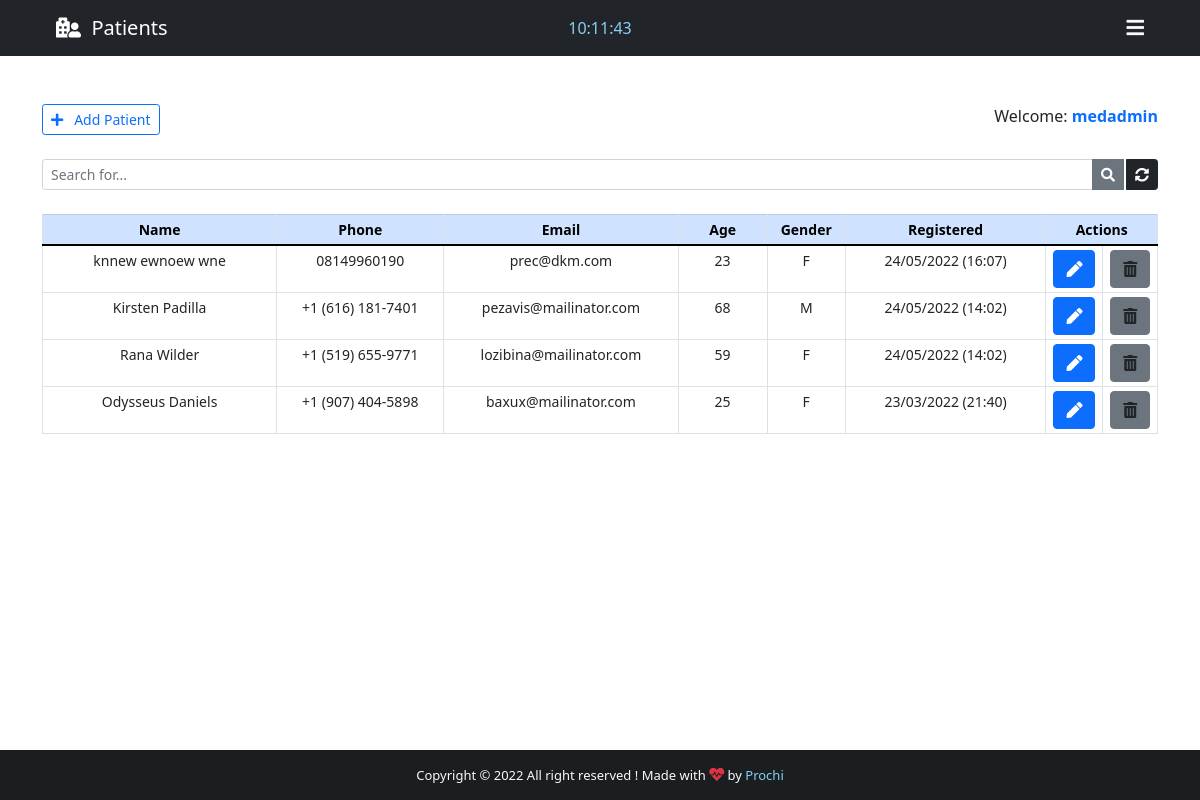
The page /backend/ (signed in) on the database as committed earlier.
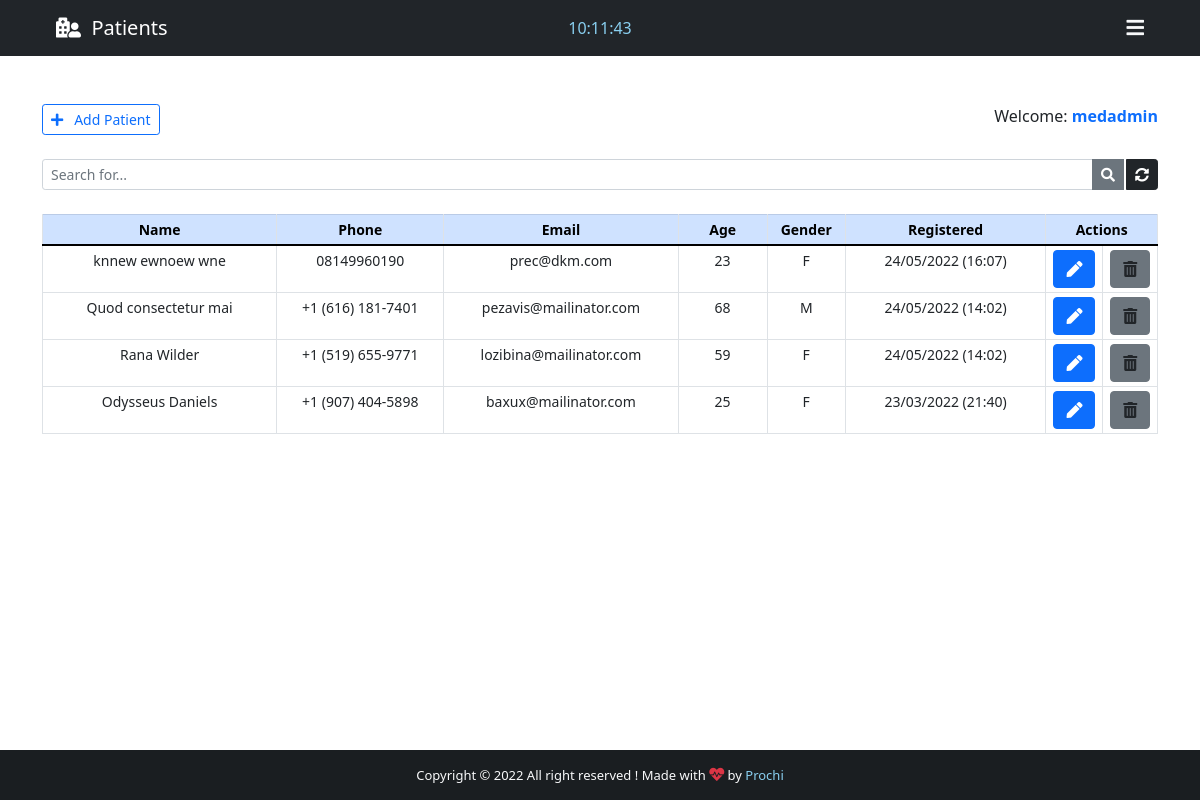
The same page on the database as committed later.
### base/models.py (models this page shows, shortened)
class Patient(models.Model):
    GENDER = (
        ('M', 'M'),
        ('F', 'F')
    )
    id = models.IntegerField(primary_key=True)
    name = models.CharField(max_length=40)
    phone = models.CharField(max_length=20)
    email = models.CharField(max_length=40)
    age = models.CharField(max_length=3)
    gender = models.CharField(max_length=1, null=True, choices=GENDER)
    note = models.TextField(blank=True)
    created_at = models.DateTimeField(auto_now_add=True)

### base/views.py (the view)
# urls.py: path('backend/', views.backend, name="backend"),
@cache_control(no_cache=True, must_revalidate=True, no_store=True)
@login_required(login_url='login')
def backend(request):
    if 'q' in request.GET:
        q = request.GET['q']
        all_patient_list = Patient.objects.filter(
            Q(name__icontains=q) | Q(phone__icontains=q) | Q(email__icontains=q) | Q(age__icontains=q) | Q(gender__icontains=q) | Q(note__icontains=q)
        ).order_by('-created_at')
    else:
        all_patient_list = Patient.objects.all().order_by('-created_at')
    paginator = Paginator(all_patient_list, 5)
    page = request.GET.get('page')
    all_patient = paginator.get_page(page)
    return render(request, "base/backend.html", {"patients":all_patient})

### base/templates/base/backend.html (shortened to what this page needs)
{% extends 'main.html' %}
{% block nav-content %}
<i class="fas fa-hospital-user"></i>&nbsp;&nbsp;Patients
{% endblock nav-content %}
{% block time %}
<div class="col-sm">
    <center>
        <span id="clock" style="color: #89cff0;"></span>
    </center>
</div>
{% endblock time %}
{% block btn-nav %}
<div class="text-light" id="sidebar" data-bs-toggle="offcanvas" data-bs-target="#offcanvasRight" aria-controls="offcanvasRight">
    <i class="fas fa-bars"></i>
</div>
{% endblock btn-nav %}
{% block footer %} style="color: #89cff0; text-decoration: none;"{% endblock footer %}
{% block content %}
<div class="container">
    <br><br>
    <div class="d-flex justify-content-between">
        <a href="{% url 'add_patient' %}" id="Btn-add-desktop" class="btn btn-outline-primary btn-sm txt-sm" id="add-patient">
            <i class="fas fa-plus"></i>&nbsp;&nbsp; Add Patient
        </a>
        <span class="welcome">
            Welcome: <strong><span class="text-primary">{{ user.get_username }}</span></strong>
        </span>
    </div>
    <form action="" method="GET">
        <div class="input-group input-group-sm mb-3 mt-4">
            <input type="text" name="q" class="form-control" placeholder="Search for..." value="{{ request.GET.q }}">
            <button class="btn btn-secondary"><i class="fas fa-search"></i></button>
            <a href="{% url 'backend' %}" class="btn btn-dark" style="margin-left: 2px;"><i
                    class="fas fa-sync-alt"></i></a>
        </div>
    </form>
    <center>
        <table class="table table-bordered table-sm mt-4" style="text-align: center; font-size: 14px;">
            <thead class="table-primary">
                <tr>
                    <th style="width: 21%">Name</th>
                    <th style="width: 15%">Phone</th>
                    <th style="width: 21%">Email</th>
                    <th style="width: 8%">Age</th>
                    <th style="width: 7%">Gender</th>
                    <th style="width: 18%">Registered</th>
                    {% if request.user.is_superuser %}
                    <th style="width: 10%" colspan="2">Actions</th>
                    {% else %}
                    <th style="width: 10%" colspan="2">Edit Patient</th>
                    {% endif %}
                </tr>
            </thead>
            {% for patient in patients %}
            <tr class="txt-sm" id="chk_td">
                <td data-label="Name" id="top-table">{{ patient.name }}</td>
                <td data-label="Phone" id="reponsive-border">{{ patient.phone }}</td>
                <td data-label="Email" id="reponsive-border">{{ patient.email }}</td>
                <td data-label="Age" id="reponsive-border">{{ patient.age }}</td>
                <td data-label="Gender" id="reponsive-border">{{ patient.gender }}</td>
                <td data-label="Registered" id="reponsive-border">{{ patient.created_at | date:'d/m/Y (H:i)' }}</td>
                <td>
                    <a href="/patient/{{ patient.id }}" class="btn btn-primary btn-action" title="Edit patient">
                        <li class="fas fa-pen"></li>
                    </a>
                </td>
                {% if request.user.is_superuser %}
                <td>
                    <a class="btn btn-secondary btn-action" title="Delete patient"
                        data-bs-toggle="modal" data-bs-target="#deleteModal{{ patient.pk }}">
                        <li class="fas fa-trash-alt"></li>
                    </a>
                </td>
                {% endif %}
            </tr>
            {% endfor %}
        </table>
    </center>
</div>
<br><br><br>
{% endblock content %}

Rows that differ between the two databases and show on the page:
changed Patient "pezavis@mailinator.com": name "Kirsten Padilla" → "Quod consectetur mai"
